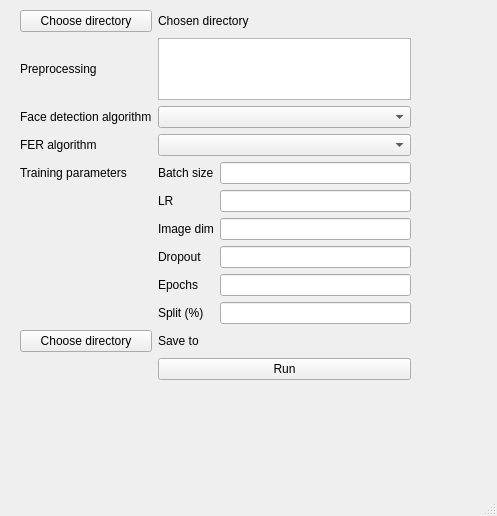
<?xml version="1.0" encoding="UTF-8"?>
<ui version="4.0">
 <class>MainWindow</class>
 <widget class="QMainWindow" name="MainWindow">
  <property name="geometry">
   <rect>
    <x>0</x>
    <y>0</y>
    <width>497</width>
    <height>516</height>
   </rect>
  </property>
  <property name="windowTitle">
   <string>MainWindow</string>
  </property>
  <widget class="QWidget" name="centralwidget">
   <widget class="QWidget" name="gridLayoutWidget_2">
    <property name="geometry">
     <rect>
      <x>20</x>
      <y>10</y>
      <width>391</width>
      <height>370</height>
     </rect>
    </property>
    <layout class="QGridLayout" name="gridLayout_2">
     <item row="4" column="1">
      <widget class="QLabel" name="label_2">
       <property name="text">
        <string>Batch size</string>
       </property>
      </widget>
     </item>
     <item row="6" column="1">
      <widget class="QLabel" name="label_4">
       <property name="text">
        <string>Image dim</string>
       </property>
      </widget>
     </item>
     <item row="1" column="0">
      <widget class="QLabel" name="label_5">
       <property name="text">
        <string>Preprocessing</string>
       </property>
      </widget>
     </item>
     <item row="1" column="1" colspan="2">
      <widget class="QListView" name="preprocListView"/>
     </item>
     <item row="8" column="1">
      <widget class="QLabel" name="label_8">
       <property name="text">
        <string>Epochs</string>
       </property>
      </widget>
     </item>
     <item row="5" column="2">
      <widget class="QLineEdit" name="learningRateLineEdit"/>
     </item>
     <item row="3" column="1" colspan="2">
      <widget class="QComboBox" name="modelComboBox"/>
     </item>
     <item row="2" column="1" colspan="2">
      <widget class="QComboBox" name="faceDetComboBox"/>
     </item>
     <item row="6" column="2">
      <widget class="QLineEdit" name="imgDimLineEdit"/>
     </item>
     <item row="2" column="0">
      <widget class="QLabel" name="faceDetLabel">
       <property name="text">
        <string>Face detection algorithm</string>
       </property>
      </widget>
     </item>
     <item row="0" column="1" colspan="2">
      <widget class="QLabel" name="dirLabel">
       <property name="text">
        <string>Chosen directory</string>
       </property>
      </widget>
     </item>
     <item row="5" column="1">
      <widget class="QLabel" name="label_3">
       <property name="text">
        <string>LR</string>
       </property>
      </widget>
     </item>
     <item row="0" column="0">
      <widget class="QPushButton" name="directoryButton">
       <property name="text">
        <string>Choose directory</string>
       </property>
      </widget>
     </item>
     <item row="3" column="0">
      <widget class="QLabel" name="modelLabel">
       <property name="text">
        <string>FER algorithm</string>
       </property>
      </widget>
     </item>
     <item row="4" column="0">
      <widget class="QLabel" name="label">
       <property name="text">
        <string>Training parameters</string>
       </property>
      </widget>
     </item>
     <item row="4" column="2">
      <widget class="QLineEdit" name="batchSizeLineEdit"/>
     </item>
     <item row="7" column="1">
      <widget class="QLabel" name="label_7">
       <property name="text">
        <string>Dropout</string>
       </property>
      </widget>
     </item>
     <item row="7" column="2">
      <widget class="QLineEdit" name="dropoutLineEdit"/>
     </item>
     <item row="9" column="2">
      <widget class="QLineEdit" name="splitLineEdit"/>
     </item>
     <item row="8" column="2">
      <widget class="QLineEdit" name="epochsLineEdit"/>
     </item>
     <item row="9" column="1">
      <widget class="QLabel" name="label_9">
       <property name="text">
        <string>Split (%)</string>
       </property>
      </widget>
     </item>
     <item row="10" column="0">
      <widget class="QPushButton" name="destinationButton">
       <property name="text">
        <string>Choose directory</string>
       </property>
      </widget>
     </item>
     <item row="11" column="1" colspan="2">
      <widget class="QPushButton" name="runButton">
       <property name="text">
        <string>Run</string>
       </property>
      </widget>
     </item>
     <item row="10" column="1" colspan="2">
      <widget class="QLabel" name="destLabel">
       <property name="text">
        <string>Save to</string>
       </property>
      </widget>
     </item>
    </layout>
   </widget>
  </widget>
  <widget class="QMenuBar" name="menubar">
   <property name="geometry">
    <rect>
     <x>0</x>
     <y>0</y>
     <width>497</width>
     <height>21</height>
    </rect>
   </property>
  </widget>
  <widget class="QStatusBar" name="statusbar"/>
 </widget>
 <resources/>
 <connections>
  <connection>
   <sender>destinationButton</sender>
   <signal>clicked()</signal>
   <receiver>MainWindow</receiver>
   <slot>setDirectory()</slot>
   <hints>
    <hint type="sourcelabel">
     <x>375</x>
     <y>288</y>
    </hint>
    <hint type="destinationlabel">
     <x>416</x>
     <y>285</y>
    </hint>
   </hints>
  </connection>
  <connection>
   <sender>directoryButton</sender>
   <signal>clicked()</signal>
   <receiver>MainWindow</receiver>
   <slot>getDirectory()</slot>
   <hints>
    <hint type="sourcelabel">
     <x>149</x>
     <y>45</y>
    </hint>
    <hint type="destinationlabel">
     <x>55</x>
     <y>74</y>
    </hint>
   </hints>
  </connection>
  <connection>
   <sender>runButton</sender>
   <signal>clicked()</signal>
   <receiver>MainWindow</receiver>
   <slot>train()</slot>
   <hints>
    <hint type="sourcelabel">
     <x>369</x>
     <y>325</y>
    </hint>
    <hint type="destinationlabel">
     <x>416</x>
     <y>366</y>
    </hint>
   </hints>
  </connection>
 </connections>
 <slots>
  <slot>getDirectory()</slot>
  <slot>train()</slot>
  <slot>setDirectory()</slot>
 </slots>
</ui>
